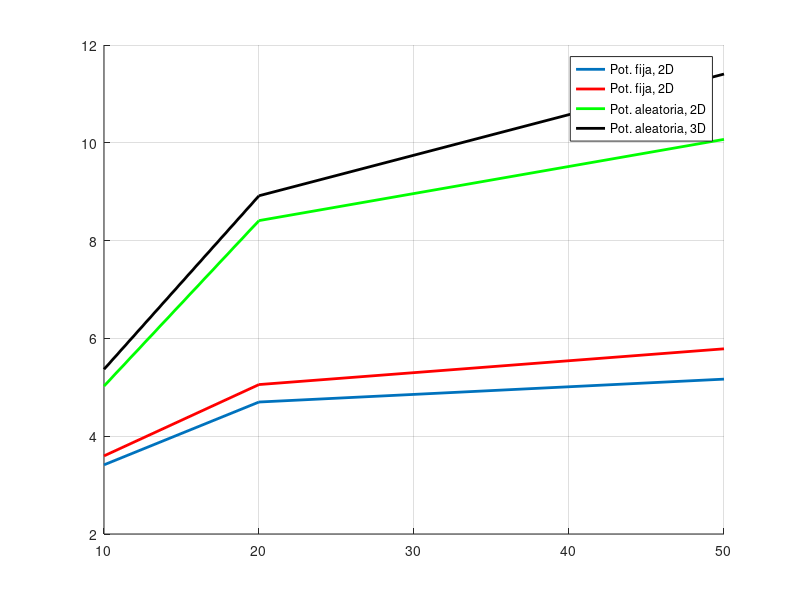

MATLAB code to generate this figure:
clear
clc
close all

hold on
x1=[10 20 50];
y1=[3.414 4.699 5.167];
plot(x1,y1,'LineWidth',2)

x2=[10 20 50];
y2=[3.597 5.056 5.787];
plot(x2,y2,'r','LineWidth',2)

x3=[10 20 50];
y3=[5.025 8.409 10.070];
plot(x3,y3,'g','LineWidth',2)

x4=[10 20 50];
y4=[5.368 8.917 11.406];
plot(x4,y4,'k','LineWidth',2)

hold off

grid on;

legend('Pot. fija, 2D','Pot. fija, 2D','Pot. aleatoria, 2D','Pot. aleatoria, 3D');